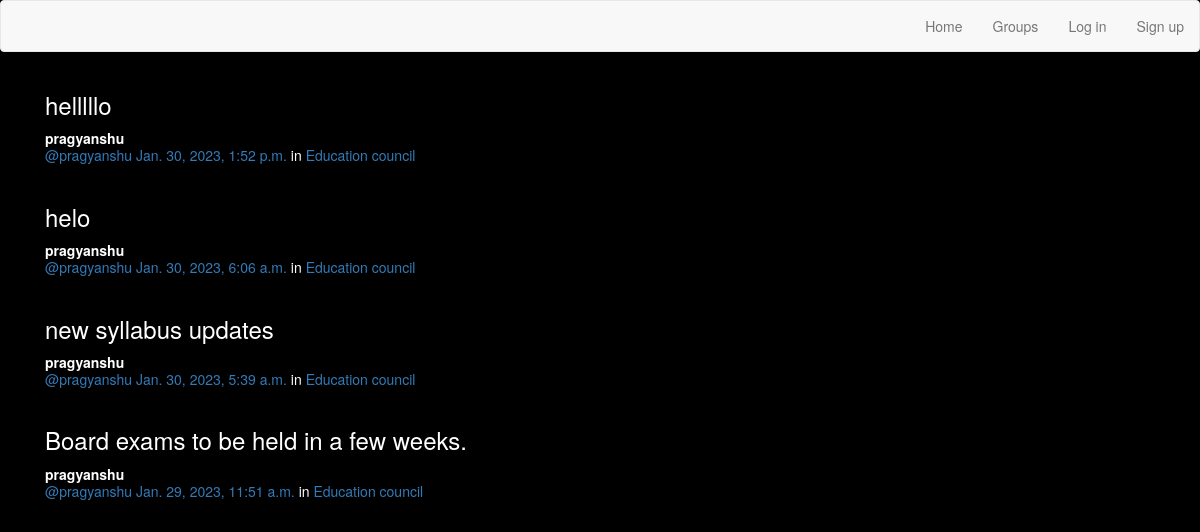
/posts/, run on the app's committed database.
### posts/models.py (models this page shows, shortened)
class Post(models.Model):
    user = models.ForeignKey(User, related_name="posts",on_delete=models.CASCADE)
    created_at = models.DateTimeField(auto_now=True)
    message = models.TextField()
    message_html = models.TextField(editable=False)
    group = models.ForeignKey(Group, related_name="posts",null=True, blank=True,on_delete=models.CASCADE)
    class Meta:
        ordering = ["-created_at"]
        unique_together = ["user", "message"]

### groups/models.py (models this page shows, shortened)
class Group(models.Model):
    name = models.CharField(max_length=256,unique=True)
    slug = models.SlugField(allow_unicode=True,unique=True)
    description = models.TextField(blank=True,default='')
    description_html = models.TextField(editable=False,default='',blank=True)
    members = models.ManyToManyField(User,through='GroupMember')
    class Meta:
        ordering=['name']

### posts/views.py (the view)
class PostList(SelectRelatedMixin, generic.ListView):
    model = models.Post
    select_related = ("user", "group")

### posts/templates/posts/post_list.html (shortened to what this page needs)
{% extends "posts/post_base.html" %}
{% block post_content %}
<div class="col-md-8">
	{% for post in post_list %}
  {% include "posts/_post.html" %}
	{% endfor %}
</div>
{% endblock %}

### posts/templates/posts/_post.html (shortened to what this page needs)
<div class="post media">
	<h3>{{ post.message_html|safe }}</h3>
	<div class="media-body">
		<strong>{{ post.user.username }}</strong>
		<h5 class="media-heading">
			<span class="username"><a href="{% url 'posts:for_user' username=post.user.username %}">@{{ post.user.username }}</a></span>
			<time class="time"><a href="{% url 'posts:single' username=post.user.username pk=post.pk %}">{{ post.created_at }}</a></time>
			{% if post.group %}
			<span class="group-name">in <a href="{% url 'groups:single' slug=post.group.slug %}">{{ post.group.name }}</a></span>
			{% endif %}
		</h5>
	</div>
</div>

### static/simplesocial/css/master.css (style rules this page uses)
body { background-color: black; color: white; }

### data on the page
Post: message_html "helllllo", user.username "pragyanshu", created_at "Jan. 30, 2023, 1:52 p.m.", group.name "Education council"
Post: message_html "helo", user.username "pragyanshu", created_at "Jan. 30, 2023, 6:06 a.m.", group.name "Education council"
Post: message_html "new syllabus updates", user.username "pragyanshu", created_at "Jan. 30, 2023, 5:39 a.m.", group.name "Education council"
Post: message_html "Board exams to be held in a few weeks.", user.username "pragyanshu", created_at "Jan. 29, 2023, 11:51 a.m.", group.name "Education council"
